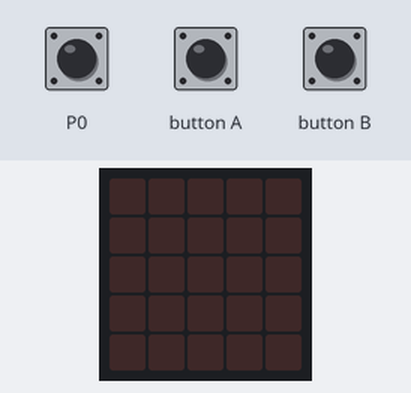
Simulated run of this program. Board: BBC micro:bit running MicroPython. Parts: the board's 5×5 LED display. The inputs (shaded band) are chosen by the test bench.

Above: at 1.2 s.
1.3 s: touch pin P0 pressed for 0.15 s
At 2.0 s:
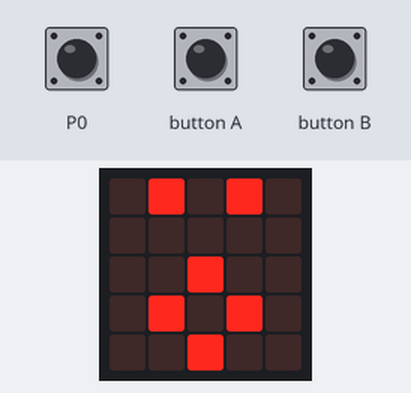
2.9 s: button A pressed for 0.15 s
At 3.3 s:
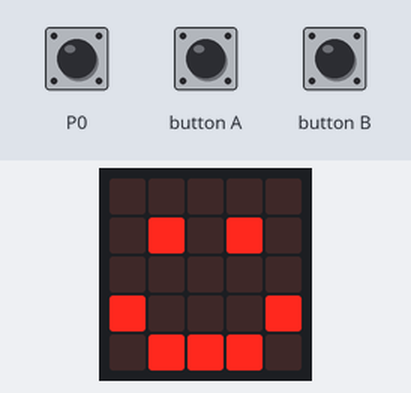
4.5 s: button B pressed for 0.15 s
At 5.7 s:
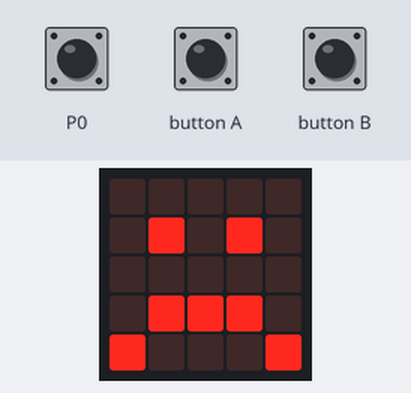
6.1 s: touch pin P0 pressed for 1 s
At 6.9 s:
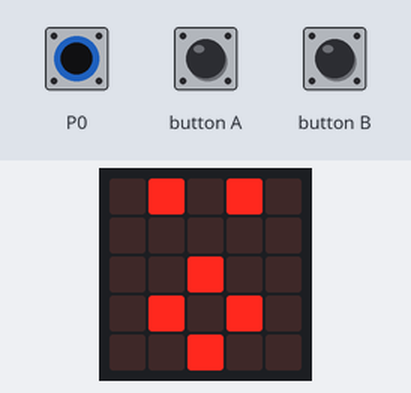
8.6 s: button A pressed for 1 s
At 10.0 s:
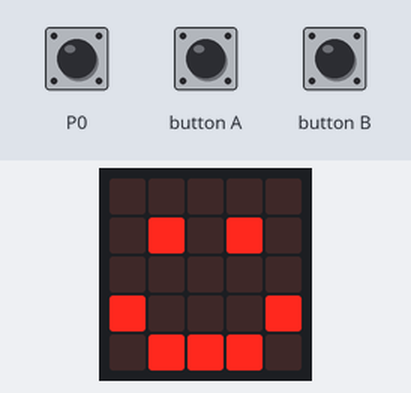
Timing chart, 0 to 11.6 s (numbered marks = the images above; inputs shaded):
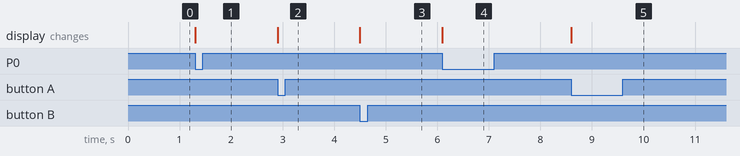

The program:

buttons_touch_pad_functions.py
```python
from microbit import *

while True:
    if button_a.is_pressed():
        display.show(Image.HAPPY)
    elif button_b.is_pressed():
        display.show(Image.SAD)
    elif pin0.is_touched():
        display.show(Image.SURPRISED)
```

Measured:
- after the input at 1.3 s, the display: changes at once (image 1)
- after the input at 2.9 s, the display: changes at once (image 2)
- after the input at 4.5 s, the display: changes at once (image 3)
- after the input at 6.1 s, the display: changes at once (image 4)
- after the input at 8.6 s, the display: changes at once (image 5)
